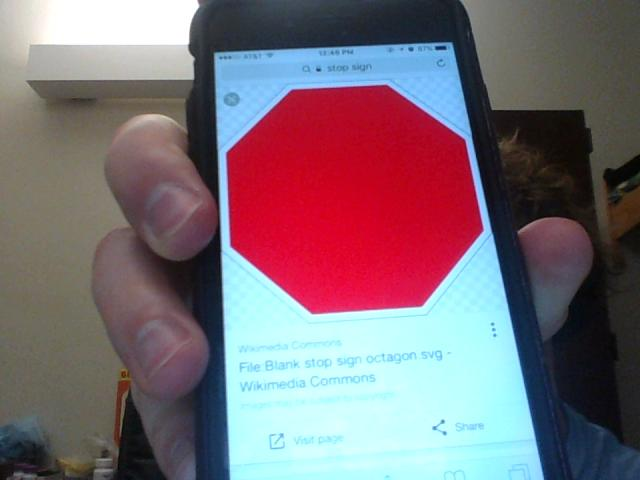
%> input picture VisionProcessingSystem/test/picture.jpeg, 640 x 480 px
$ octave --eval "houghTest(imread('picture.jpeg'));"   (GNU Octave 9; MATLAB toolbox functions it lacks are replaced by stand-ins)
%> lines starting %> are read from the running program, lines starting %| are printed output that depends on the picture
function houghTest(RGB)

    I  = rgb2gray(RGB);
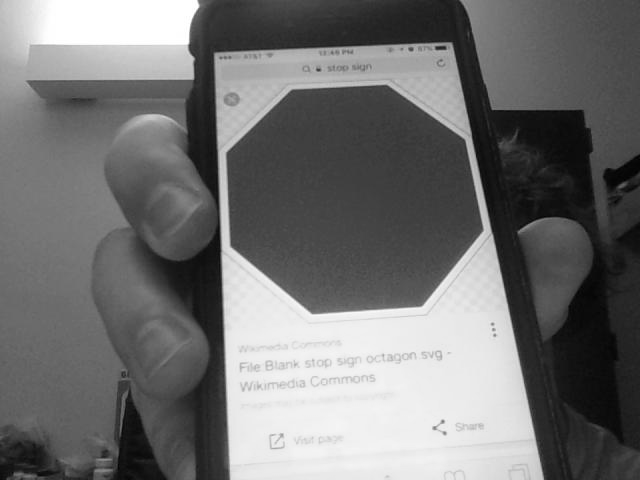
%> I: size 480x640 uint8; min 0, max 255, mean 113.5

    %Extract edges.
    BW = edge(I,'canny');
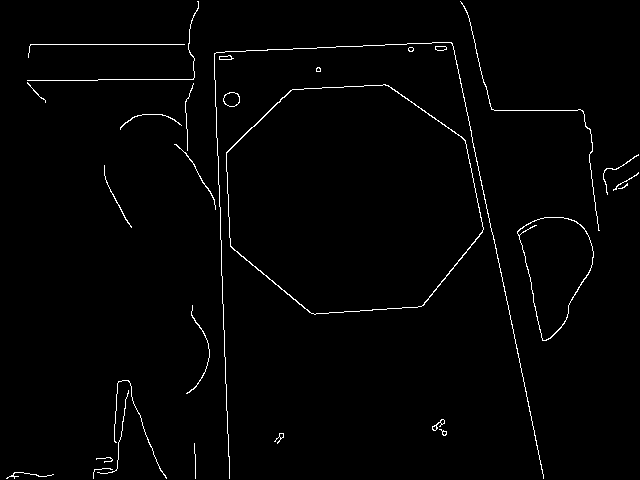
%> BW: size 480x640 logical; 1.5% white in thin lines or dots

    %Calculate Hough transform.
    [H,T,R] = hough(BW,'RhoResolution',0.5,'ThetaResolution',0.5);
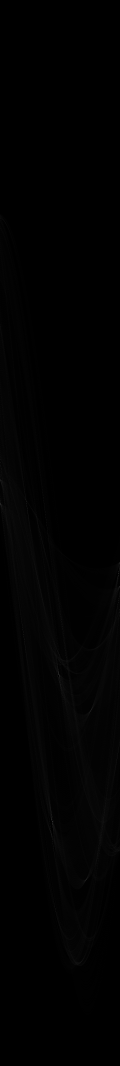
%> H: size 3197x360 double (shown at 1/3 size); min 0, max 195, mean 1.4
%> T = 360 values from -90 to 89.5; R = 3197 values from -799 to 799

    %Display the original image and the Hough matrix.
    subplot(2,1,1);
    imshow(RGB);
    title('gantrycrane.png');
    subplot(2,1,2);
    imshow(imadjust(mat2gray(H)),'XData',T,'YData',R,...
          'InitialMagnification','fit');
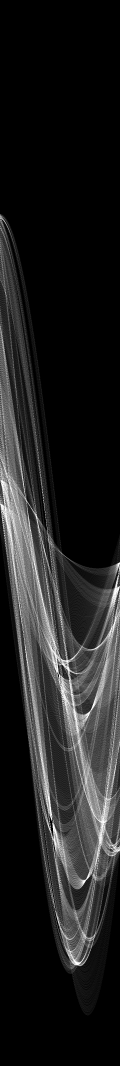
%> displayed picture: size 3197x360, on the screen's scale of 0 to 255 (shown at 1/3 size); min 0, max 255, mean 31.7
%> `houghTest(imread('picture.jpeg'));`:
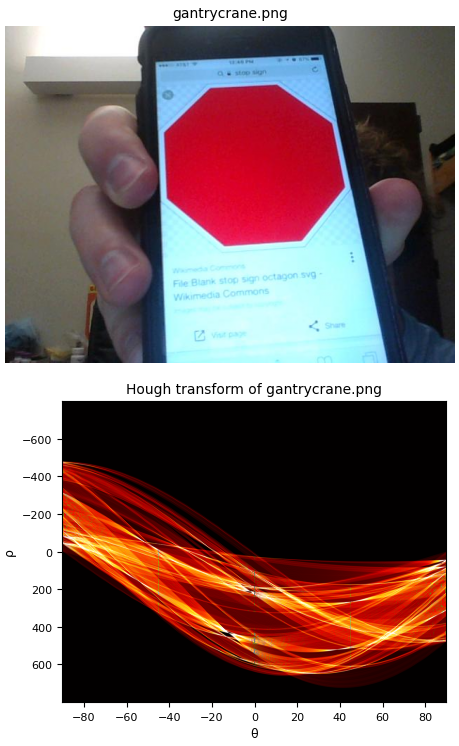
%> figure redrawn from the program's plot data, 2 panels
    title('Hough transform of gantrycrane.png');
    xlabel('\theta'), ylabel('\rho');
    axis on, axis normal, hold on;
    colormap(gca,hot);

end
